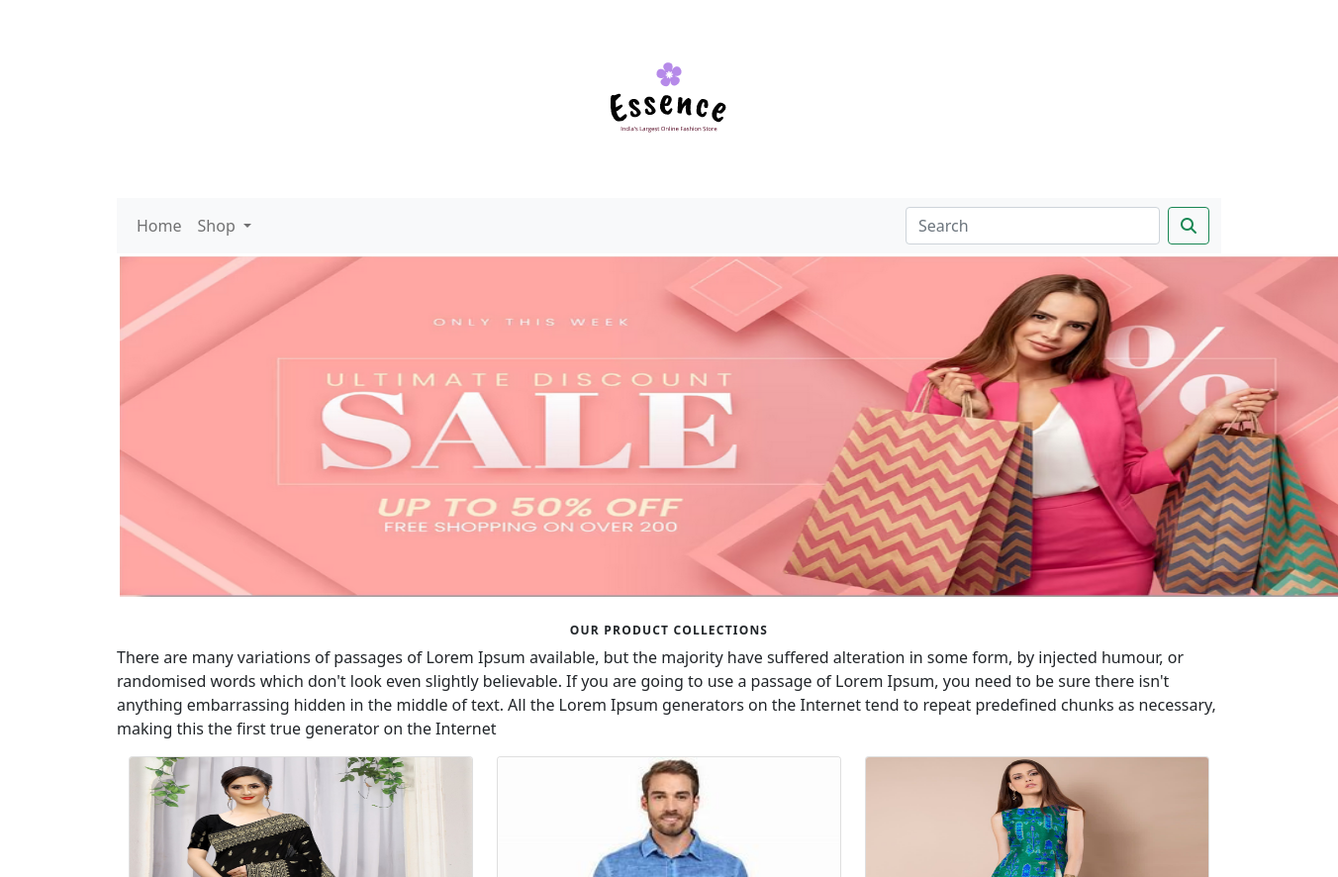
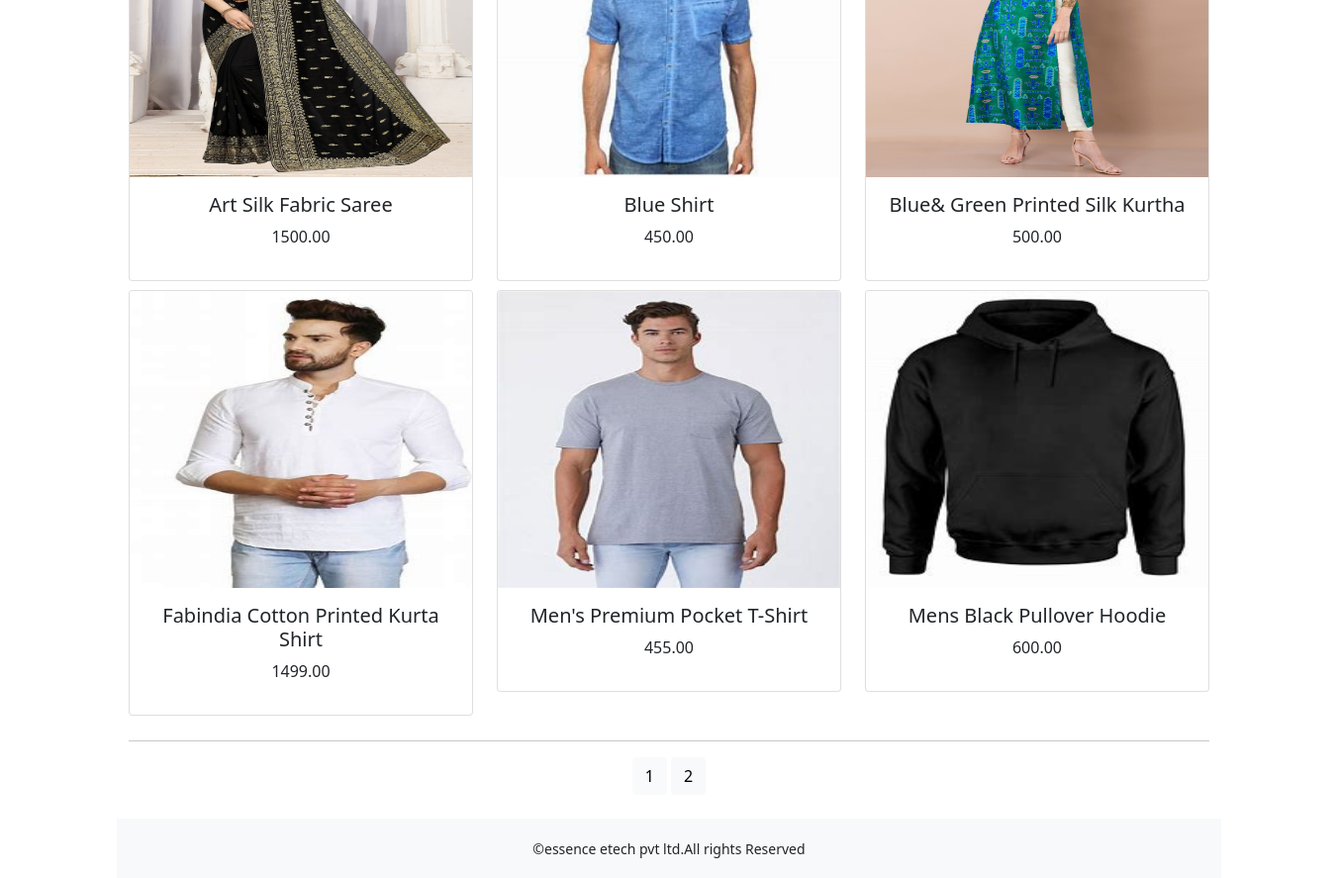
The app's page /shop/ with its own data (2 pictures, top to bottom).
### shop/models.py (models this page shows, shortened)
class Product(models.Model):
    name=models.CharField(max_length=250, unique=True)
    slug=models.SlugField(max_length=250, unique=True)
    description=models.TextField(blank=True)
    price=models.DecimalField(max_digits=10,decimal_places=2)
    category=models.ForeignKey(Category,on_delete=models.CASCADE)
    image=models.ImageField(upload_to='product', blank=True)
    stock=models.IntegerField()
    available=models.BooleanField(default=True)
    created=models.DateTimeField(auto_now_add=True)
    updated=models.DateTimeField(auto_now=True)
    def get_url(self):
        return reverse('shop:prodCatdetail', args=[self.category.slug,self.slug])
    class Meta:
        ordering=('name',)
        verbose_name='product'
        verbose_name_plural='products'

### shop/views.py (the view)
# urls.py: path('',views.allProdCat,name='allProdCat'),
def allProdCat(request,c_slug=None):
    c_page=None
    products_list=None
    if c_slug!=None:
        c_page=get_object_or_404(Category,slug=c_slug)
        products_list=Product.objects.all().filter(category=c_page,available=True)
    else:
        products_list=Product.objects.all().filter(available=True)
    paginator=Paginator(products_list,6)
    try:
        page=int(request.GET.get('page','1'))
    except:
        page=1
    try:
        products=paginator.page(page)
    except(EmptyPage,InvalidPage) :
        products=paginator.page(paginator.num_pages)
    return render(request,"category.html",{'category':c_page,'products':products})

### cart/context_processors.py (called while the page is built)
def counter(request):
    item_count=0
    if 'admin' in request.path:
        return {}
    else:
        try:
            cart=Cart.objects.filter(cart_id=_cart_id(request))
            cart_items=CartItem.objects.all().filter(cart=cart[:1])
            for cart_item in cart_items:
                item_count += cart_item.quantity
        except Cart.DoesNotExist:
            item_count=0
    return dict(item_count=item_count)

### cart/views.py (called while the page is built)
def _cart_id(request):
    cart=request.session.session_key
    if not cart:
        cart=request.session.create()
    return cart

### shop/context_processors.py (called while the page is built)
def menu_links(request):
    links=Category.objects.all()
    return dict(links=links)

### shop/models.py (called while the page is built)
    def get_url(self):
        return reverse('shop:product_by_category', args=[self.slug])

### templates/category.html (shortened to what this page needs)
{% extends 'base.html' %}
{% load static %}
{% block content %}
<div>
{% if category %}
    <img class="my_image" src="{{category.image.url}}" alt="{{category.name}}">
</div>
<br>
<div>
    <h1 class="text-center my_title">>{{category.name}}</h1>
    <p class="text-justify">{{category.description}}</p>
</div>
   {% else %}
<div>
    <center>
          <img class="my_image_padding" src="{% static 'img/banner3.png' %}" alt="our products3" width="1300px;" height="350px;">
    </center>
</div>
<br>
<div>
    <h1 class=" text-center my_title "><b>Our Product Collections</b></h1>
    <p class=" text-justify ">There are many variations of passages of Lorem Ipsum available, but the majority have suffered alteration in some form, by injected humour, or randomised words which don't look even slightly believable. If you are going to use a passage of Lorem Ipsum, you need to be sure there isn't anything embarrassing hidden in the middle of text. All the Lorem Ipsum generators on the Internet tend to repeat predefined chunks as necessary, making this the first true generator on the Internet</p>
</div>
{% endif %}
<div class="container">
    <div class="row mx_auto">
        {% for product in products.object_list %}
        <div class="my_bottom_margin col-9 col-sm-12 col-md-4  xol-lg-4">
            <div class="card text-center" style="min-width:12rem;">
                <a href="{{product.get_url}}"><img class="card-img-top my_image" src="{{product.image.url}}" alt="{{product.name}}"></a>
                <div class="card-body">
                    <h5>{{product.name}}</h5>
                    <p>{{product.price}}</p>
                </div>
            </div>
        </div>
        {% endfor %}
    </div>
    <div class="mx_auto">
        {% if products.paginator.num_pages > 1 %}
        <hr>
        <div class="text-center">
            {% for pg in products.paginator.page_range %}
            <a href="?page={{pg}}" class="btn btn-light b-sm {% if products.number == pg %} active {% endif %}">{{pg}}</a>
            {% endfor %}
        </div>
        {% endif %}
    </div>
    <br>
</div>
{% endblock %}

### templates/base.html (shortened to what this page needs)
{% load static %}
<!DOCTYPE html>
<html lang="en">
<head>
    <link href="https://cdn.jsdelivr.net/npm/bootstrap@5.0.2/dist/css/bootstrap.min.css" rel="stylesheet">
     <link href="{% static 'css/bootstrap.min.css" rel="stylesheet' %}" >
     <link rel="stylesheet" href="{% static 'css/custom.css' %}">
      <link rel="stylesheet" href="https://cdnjs.cloudflare.com/ajax/libs/font-awesome/6.4.0/css/all.min.css" />
</head>
<body>
{% include 'header.html' %}
<div class="container">
 {% include 'navbar.html' %}
{% block content %}
{% endblock %}
</div>
{% include 'footer.html' %}
<link href="https://cdn.jsdelivr.net/npm/bootstrap@5.0.2/dist/css/bootstrap.min.css" rel="stylesheet">
</body>
</html>

### templates/header.html
{% load static %}
<header>
    <center>
        <a href="{% url 'shop:allProdCat' %}"></a><img src="{% static 'img/logo.png' %}" alt="logimage">
    </center>
</header>

### templates/navbar.html (shortened to what this page needs)
<nav class="navbar navbar-expand-lg navbar-light bg-light">
  <div class="container-fluid">
    <div class="collapse navbar-collapse" id="navbarSupportedContent">
      <ul class="navbar-nav me-auto mb-2 mb-lg-0">
        <li class="nav-item">
          <a class="nav-link" href="#">Home</a>
        </li>
        <li class="nav-item dropdown  {% if 'shop' in request.path %}active{% endif %}">
          <a class="nav-link dropdown-toggle" href="#" id="navbarDropdown" role="button" data-bs-toggle="dropdown" aria-expanded="false">
            Shop
          </a>
        </li>
          </ul>
      <form class="d-flex" action="{% url 'search_app:SearchResult' %}" method="get">
        <input class="form-control me-2" type="search" placeholder="Search" name="q" aria-label="Search">
        <button class="btn btn-outline-success" type="submit"><i class="fa-solid fa-magnifying-glass"></i></button>
      </form>
    </div>
  </div>
</nav>

### templates/footer.html
<div class="footer navbar-fixed-bottom  my_footer">
  <p class="text-center">&copy;essence etech pvt ltd.All rights Reserved</p>
</div>

### static/css/custom.css (style rules this page uses)
body { font-family: 'Alice', serif; }
.my_footer p { padding-top:20px; font-size:14px; }
.my_footer { background-color:#f8f9fa; height:60px; }
.my_image { width:auto; height:300px; display:block; box-shadow:none; margin:auto; }
.my_title { font-size:12px; text-transform:uppercase; letter-spacing:.1em; }
.my_image_padding { padding:3px; }
.my_bottom_margin { margin-bottom:9px; }

### records on screen
Product: image (picture), name "Art Silk Fabric Saree", price "1500.00"
Product: image (picture), name "Blue Shirt", price "450.00"
Product: image (picture), name "Blue& Green Printed Silk Kurtha", price "500.00"
Product: image (picture), name "Fabindia Cotton Printed Kurta Shirt", price "1499.00"
Product: image (picture), name "Men's Premium Pocket T-Shirt", price "455.00"
Product: image (picture), name "Mens Black Pullover Hoodie", price "600.00"

### other values on screen
{{ pg }} "1" "2"
